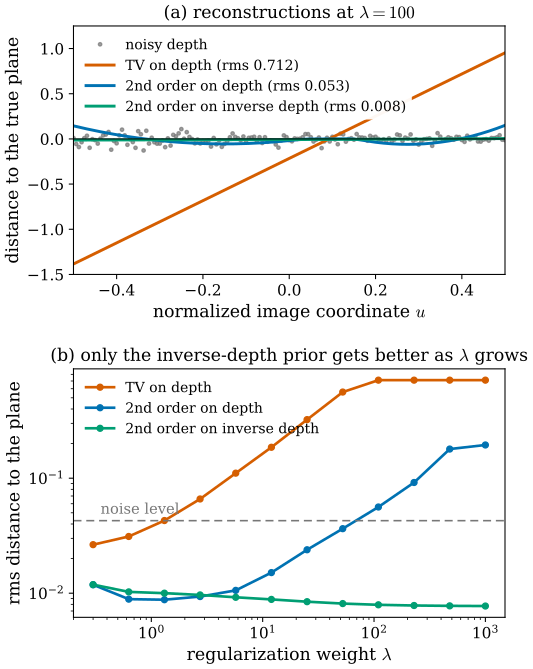

Python code for this plot:
"""Figure 30.4.5: which smoothness prior leaves a slanted plane alone? (Section 30.4)

Flatland, normalized image coordinate u in [-0.5, 0.5] (161 pixels). True surface: the plane z = 3 + x (45 deg),
d(u) = 3/(1 - u). Observed depth = d + N(0, 0.06^2) (seed 3044). Denoising by
    min_d  (1/2) sum_i w_i (d_i - d_obs,i)^2 + lambda R(d)
with three L1 priors, solved by iteratively reweighted least squares (300 iterations):
    TV on depth           R = sum |d_{i+1} - d_i|
    2nd order on depth    R = sum |d_{i+1} - 2 d_i + d_{i-1}|
    2nd order on 1/d      R = d_ref^2 sum |rho_{i+1} - 2 rho_i + rho_{i-1}|, rho = 1/d, d_ref = 3 (the depth at u = 0)
                          (solved in rho with data weights w_i = d_obs,i^4, so that the data term matches the depth one
                          to first order; the factor d_ref^2 puts the prior in depth units, since a small depth change
                          delta d changes rho by -delta d/d^2, so that equal lambda means comparable strength)
(a) lambda = 100: signed distance from the true plane of the reconstructed points X_i = d_i (u_i, 1) versus u
    (gray dots: the noisy observation).
(b) rms distance to the plane versus lambda (log-log); gray dashed: the noise level.
Self-checks: the ordering of the three priors at lambda = 100 (also in verify/v-30-4-depth-maps.py).

Run from the project root: ``OMP_NUM_THREADS=4 PYTHONPATH=tools python3 chapters/30-radiance-field-surfaces/figures/fig-30-4-5-smoothness-priors.py``
"""

import os

os.environ.setdefault("OMP_NUM_THREADS", "4")
os.environ.setdefault("OPENBLAS_NUM_THREADS", "4")
import dgfig

dgfig.setup()

import matplotlib
import matplotlib.pyplot as plt
import numpy as np

matplotlib.rcParams.update({"font.size": 13, "axes.titlesize": 13.5, "axes.labelsize": 13,
                            "xtick.labelsize": 11.5, "ytick.labelsize": 11.5, "legend.fontsize": 11.5})
C = dgfig.COLORS
n = 161
u = np.linspace(-0.5, 0.5, n)
dtrue = 3 / (1 - u)
dn = dtrue + 0.06 * np.random.default_rng(3044).normal(size=n)
D1 = np.diff(np.eye(n), axis=0)
D2 = np.diff(np.eye(n), n=2, axis=0)
DREF = 3.0


def irls_l1(y, w, D, lam, it=300, eps=1e-6):
    x = y.copy()
    W = np.diag(w)
    for _ in range(it):
        res = np.abs(D @ x)
        x = np.linalg.solve(W + lam * D.T @ np.diag(1 / np.maximum(res, eps)) @ D, W @ y)
    return x


def dist(d):
    return (u * d - d + 3) / np.sqrt(2)          # signed distance of (u d, d) from the line z = 3 + x


def solve(kind, lam):
    if kind == "tv":
        return irls_l1(dn, np.ones(n), D1, lam)
    if kind == "d2":
        return irls_l1(dn, np.ones(n), D2, lam)
    return 1 / irls_l1(1 / dn, dn ** 4, D2, DREF ** 2 * lam)


kinds = [("tv", "TV on depth", C["normal"]), ("d2", "2nd order on depth", C["tangent"]),
         ("rho2", r"2nd order on inverse depth", C["third"])]
res100 = {k: solve(k, 100.0) for k, _, _ in kinds}
rms = {k: np.sqrt(np.mean(dist(v) ** 2)) for k, v in res100.items()}
noise = np.sqrt(np.mean(dist(dn) ** 2))
assert rms["tv"] > 10 * noise and rms["d2"] > 5 * rms["rho2"] and rms["rho2"] < 0.25 * noise
print("lambda = 100:", {k: round(v, 4) for k, v in rms.items()}, "noise", round(noise, 4))

fig, (axa, axb) = plt.subplots(2, 1, figsize=(5.8, 8.0), gridspec_kw=dict(hspace=0.38))
axa.plot(u, dist(dn), "o", color=C["aux"], ms=2.6, alpha=0.7, label="noisy depth")
for k, lab, col in kinds:
    axa.plot(u, dist(res100[k]), color=col, lw=2.2, label=lab + rf" (rms {rms[k]:.3f})")
axa.axhline(0, color=C["main"], lw=0.8)
axa.set_xlim(-0.5, 0.5)
axa.set_ylim(-1.5, 1.25)
axa.set_xlabel(r"normalized image coordinate $u$")
axa.set_ylabel("distance to the true plane")
axa.legend(loc="upper left", frameon=True, framealpha=0.95, edgecolor="none", fontsize=10.5)
axa.set_title(r"(a) reconstructions at $\lambda = 100$", fontsize=13)

lams = np.geomspace(0.3, 1000, 12)
for k, lab, col in kinds:
    vals = [np.sqrt(np.mean(dist(solve(k, lm)) ** 2)) for lm in lams]
    axb.loglog(lams, vals, "o-", color=col, lw=2.0, ms=4.5, label=lab)
axb.axhline(noise, color=C["aux"], lw=1.2, ls=(0, (5, 3)))
axb.text(0.35, noise * 1.15, "noise level", color=C["aux"], fontsize=11)
axb.set_xlabel(r"regularization weight $\lambda$")
axb.set_ylabel("rms distance to the plane")
axb.legend(loc="upper left", frameon=False, fontsize=10.5)
axb.set_title(r"(b) only the inverse-depth prior gets better as $\lambda$ grows", fontsize=13)
dgfig.save(fig, __file__)
